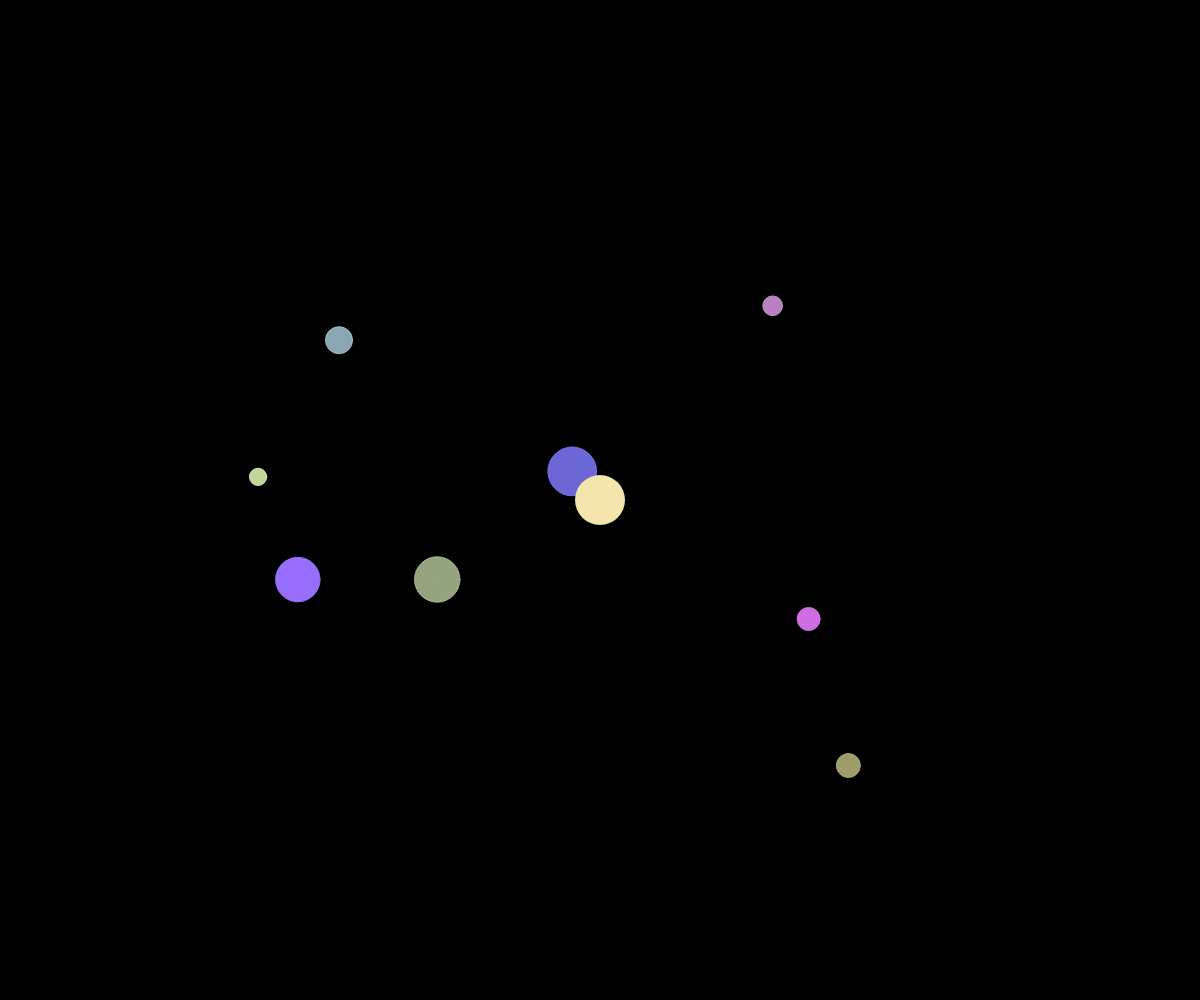
Frame 1 (no input)
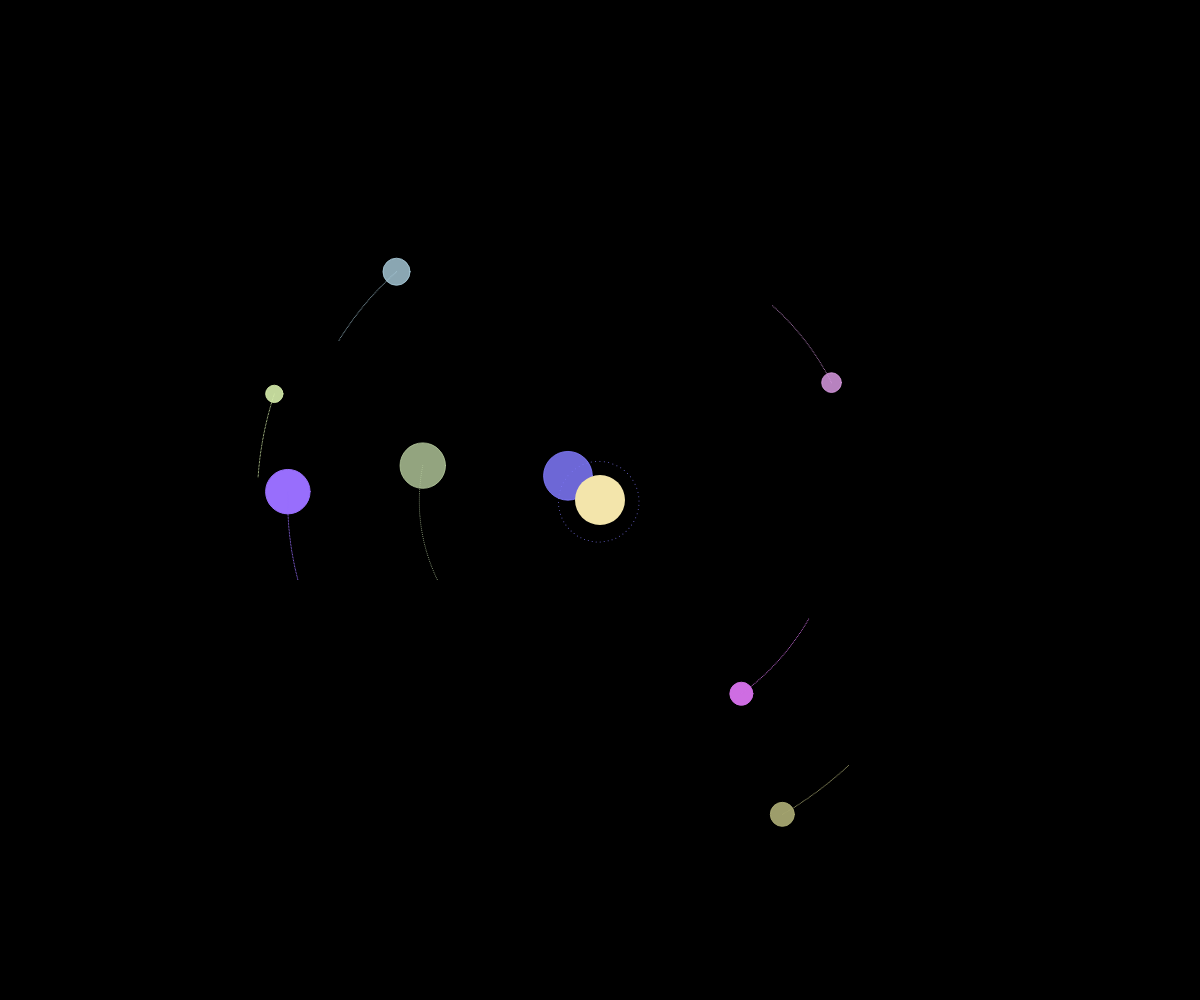
Frame 60 (no input)
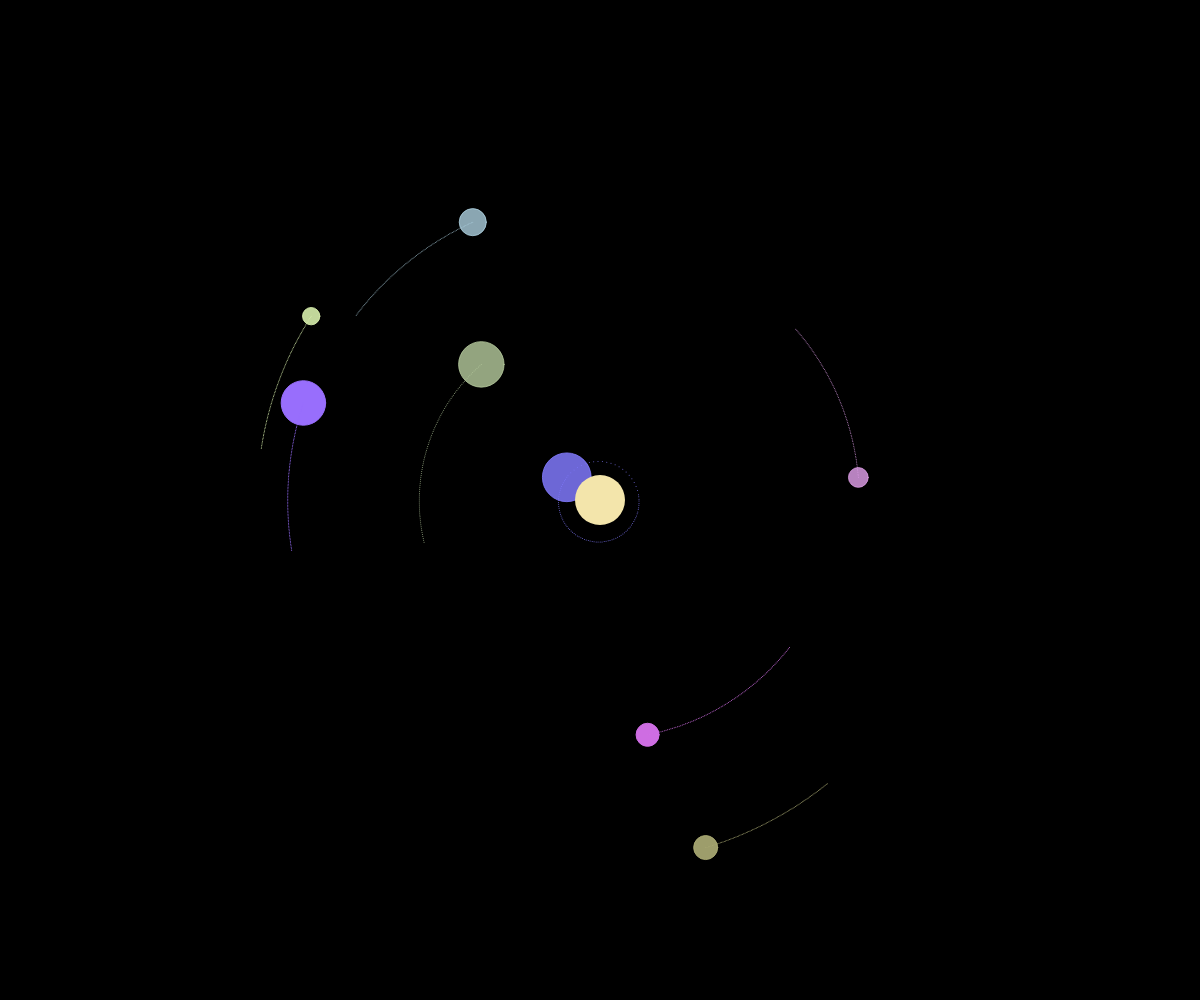
Frame 120 (the mouse pressed at the canvas centre since frame 60)

The p5.js sketch that drew these frames (run headless with seeded random() and noise() and a simulated clock; from frame 60 on, the mouse is pressed at the canvas centre):

// p5.js sketch
// ── sketch.js
var sun
var earth
var planets = []
const G = 100

function setup() {
    createCanvas(window.innerWidth, window.innerHeight)
    frameRate(30)
    sun = new Body(
        createVector(),
        50,
        createVector(),
        color("#f3e5ab")
    )
    createPlanets(8, width, height)
}

function draw() {
    background(0)
    translate(width/2, height/2)
    sun.attract(planets)
    planets.forEach(p => {
        p.draw(false)
    })
    sun.draw(false)
}

function windowResized() {
    resizeCanvas(window.innerWidth, window.innerHeight);
}


function createPlanets(nb, w, h) {
    for (let i = 0; i < nb; i++){
        let planetPos = createVector(
            random(-w / 3, w / 3), random(-h / 3, h / 3)
        )
        let planetVel = planetPos.copy()
        planetVel.rotate(HALF_PI)
        planetVel.setMag(sqrt(G * sun.mass / planetPos.mag()))
        let pColor = color(
            random(100, 255), random(100, 255), random(100, 255), random(200, 255))
        planets.push(
            new Body(
                planetPos,
                random(10, 50),
                planetVel,
                pColor,
                pColor
            ))
    }
}
// ── body.js
class Body{
    constructor(pos, r, vel, fillColor, strokeColor) {
        this.pos = pos
        this.r = r
        this.mass = sqrt(r)
        this.vel = vel
        this.acc = createVector()
        this.fillColor = fillColor
        this.strokeColor = strokeColor
        this.trails = []
    }

    update() {
        this.vel.add(this.acc)
        this.pos.add(this.vel)


        this.acc = createVector()
        
        this.trails.push(this.pos.copy())

        if (this.trails.length > 100) {
            this.trails.splice(0, 1)
        }
    }

    applyForce(force) {
        this.acc.add(force.div(this.mass))
    }

    drawForce(force) {
        let f = force.copy().mult(10)

        push();
        strokeWeight(3);
        translate(this.pos.x, this.pos.y);
        line(0, 0, f.x, f.y);
        rotate(f.heading());
        let arrowSize = 7;
        translate(f.mag() - arrowSize, 0);
        triangle(0, arrowSize / 2, 0, -arrowSize / 2, arrowSize, 0);
        pop();
    }

    drawTrail() {
        this.trails.forEach(trail => {
            point(trail.x, trail.y)
        })
    }

    attract(others) {
        others.forEach(other => {
            let r = dist(this.pos.x, this.pos.y, other.pos.x, other.pos.y)
            let f = this.pos.copy().sub(other.pos)
            f.setMag(G * (this.mass * other.mass) / pow(r, 2))
            other.applyForce(f)
        })
    }

    draw(showForces) {
        this.update()
        if (this.strokeColor) {
            stroke(this.strokeColor)
        } else {
            noStroke()
        }
        if (this.fillColor) {
            fill(this.fillColor)
        } else {
            noFill()
        }
        ellipse(this.pos.x, this.pos.y, this.r, this.r)
        this.drawTrail()
        if (showForces) this.drawForce(this.vel)
    }
}
